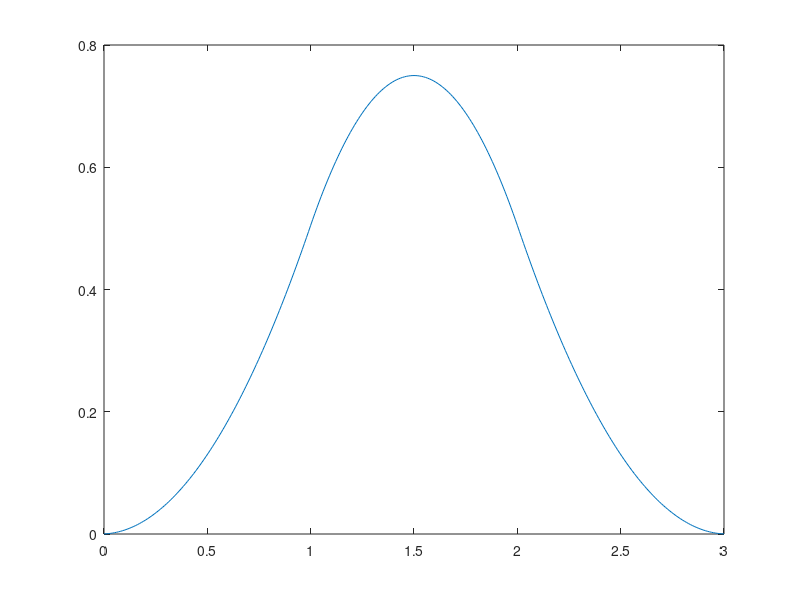

Here is the MATLAB script that generated this plot:
clc; clear; close all;

format short;

x = linspace(0,2*pi,1000);
Sx = sin(x);
Cx = cos(x)';

SCx = Sx.*Cx;
plot(x,SCx);
Area = sum(SCx)*(x(2) - x(1))

%%
clc; clear; close all;
fx = ones(100, 1);
fy=fx;
x = linspace(-1,2,199);
fz = conv(fx, fy)*(1/100);
plot(fz)

%%
clc; clear; close all;
fx = ones(100,1);
fy = fx;
delta = 1/100;
fz = conv(fx,fy)*delta;
f2z = conv(fz,fy) * delta;
n = length(f2z);
x = linspace(0,3,n);
plot(x, f2z);

%%
clc; clear; close all;
